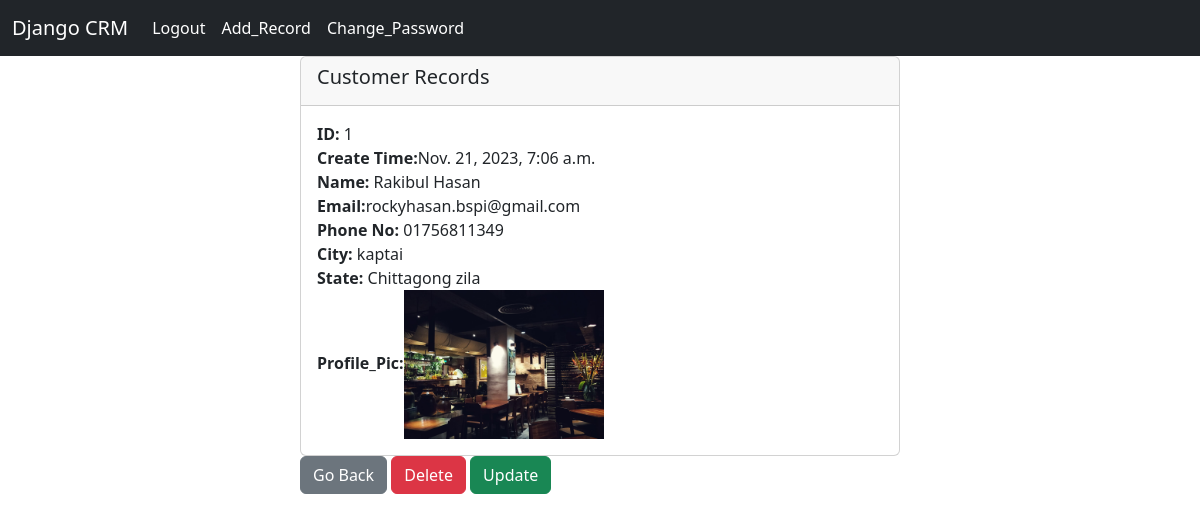
The page /record/1 (signed in) on the database its author committed.
### crm/models.py (models this page shows)
class Record(models.Model):
    created_at = models.DateTimeField(auto_now_add=True)
    first_name = models.CharField(max_length=70)
    last_name = models.CharField(max_length=70)
    email = models.CharField(max_length=70)
    phone = models.CharField(max_length=70)
    city = models.CharField(max_length=70)
    state = models.CharField(max_length=70)
    profile_image = models.ImageField(null=True, blank=True, upload_to="images/")

### crm/views.py (the view)
# urls.py: path('record/<int:pk>', views.customer_detail, name='record'),
def customer_detail(request, pk):
    if request.user.is_authenticated:
        customer_record = Record.objects.get(id=pk)
        return render(request, 'record.html', {'customer_record': customer_record})
    else:
        messages.success(request, 'You have to login to see the data')
        return redirect('home')

### templates/record.html
{% extends 'base.html' %}
{% block content %}
<div class="col-6 offset-3">
<div class="card">
  <div class="card-header"><h5 class="card-title">Customer Records</h5></div>
  <div class="card-body">
    <p class="card-text">
       <strong>ID:</strong> {{customer_record.id}} <br>
       <strong>Create Time:</strong>{{customer_record.created_at}} <br>
       <strong>Name:</strong> {{customer_record.first_name}} {{customer_record.last_name}} <br>
       <strong>Email:</strong>{{customer_record.email}} <br>
       <strong>Phone No:</strong> {{customer_record.phone}} <br>
       <strong>City:</strong> {{customer_record.city}} <br>
       <strong>State:</strong> {{customer_record.state}} <br>
       {% if customer_record.profile_image %}
       <strong>Profile_Pic:</strong><img src="{{customer_record.profile_image.url}}" alt="Image_lost" width="200 height="300"><br>
      {% endif %}
    </p>
</div>
</div>
 <a href="{% url 'home' %}" class="btn btn-secondary">Go Back</a>
 <a href="{% url 'delete' customer_record.id  %}" class="btn btn-danger">Delete</a>
 <a href="{% url 'update' customer_record.id  %}" class="btn btn-success">Update</a>
</div>
{% endblock content %}

### rows shown on the page
Record: id "1", created_at "Nov. 21, 2023, 7:06 a.m.", first_name "Rakibul", last_name "Hasan", email "rockyhasan.bspi@gmail.com", phone "01756811349", city "kaptai", state "Chittagong zila", profile_image (picture)
